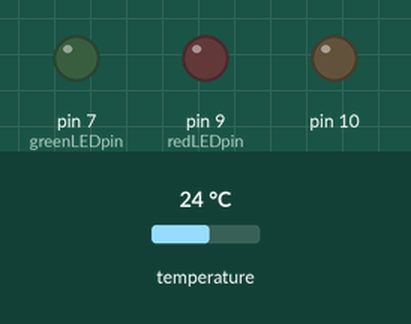
This sketch was run on a simulated Arduino Uno, built with avr-gcc and run on an emulated ATmega328P. Shown: output pins drawn as LEDs (lit = HIGH). Inputs (shaded band) come from the test bench; at power-on: temperature 24 °C. The local clock reads 2024-03-15 10:24:30 at power-on unless the sketch sets it; storage starts empty; what the sketch prints to the serial monitor is not drawn.

Above: at 0.4 s.
Timing chart, 0 to 76.6 s (numbered marks = the images above):
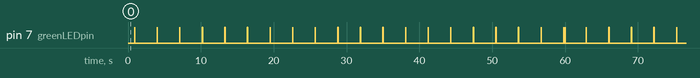

Measured:
- by itself, pin 7 (greenLEDpin): moves between LOW and HIGH, repeating every 58.9 s
- by itself, everything shown: repeats every 1.2 s, in 6 steps

The sketch:

Datalogger_oneWire.ino
```cpp
#include <SPI.h>
#include <SD.h>
#include <Wire.h>
#include "RTClib.h"
#include <OneWire.h>

//
// A simple data logger for OneWire temperature sensors.
// A remix of some examples and previous work.
// AS 06-2022
//

// Time settings
const unsigned long TICK = 100;               // system tick in ms
const unsigned long READ_INTERVAL = 2000;     // Time between sensor readings in ms
const unsigned long LOG_INTERVAL = 60000;     // ms between entries (reduce to take more/faster data)
const unsigned long SYNC_INTERVAL = 10 * LOG_INTERVAL;  // ms between calls to flush() to write data
const unsigned long LED_TIME = 2000;          // Warning before flush

#define ECHO_TO_SERIAL                        // echo data to serial port

// the digital pin that connect to the LED
const int redLEDpin = 9;
const int greenLEDpin = 7;

// define the Real Time Clock object
RTC_DS1307 RTC;

// for the data logging shield, we use digital pin 10 for the SD cs line
const int chipSelect = 10;

// the logging file
File logfile;

// OneWire temperature sensors
OneWire  ds(8);  // on pin 8 (a 4.7k pull-up resistor is necessary)
const int NUMBER_OF_SENSORS = 5;

static float sensor_output[NUMBER_OF_SENSORS][2] {}; // Accumulated sensor outputs and availability. global.
const byte ow_addresses[NUMBER_OF_SENSORS][8] {      // Sensor oneWire addresses, to be foud using the OneWire example sketch.
  {0x28, 0xFF, 0xD6, 0x37, 0x22, 0x17, 0x04, 0x7C }, // 28 FF D6 37 22 17 04 7C "brown".
  {0x28, 0xFF, 0x71, 0x0E, 0x85, 0x16, 0x05, 0xD3 }, // 28 FF 71 0E 85 16 05 D3 "red".
  {0x28, 0xFF, 0x3D, 0xE5, 0x84, 0x16, 0x05, 0x6D }, // 28 FF 3D E5 84 16 05 6D "yellow".
  {0x28, 0xFF, 0x50, 0xCD, 0x84, 0x16, 0x05, 0xFC }, // 28 FF 50 CD 84 16 05 FC "green".
  {0x28, 0xFF, 0xDB, 0x38, 0x22, 0x17, 0x04, 0x0A }, // 28 FF DB 38 22 17 04 0A "blue".

};

// debug sensors
// #define debug_temp               // DS18S20 routine debug messages

void error(char *str)
{
  Serial.print("error: ");
  Serial.println(str);

  // red LED indicates error
  digitalWrite(redLEDpin, HIGH);

  while (1);
}

void setup(void)
{
  Serial.begin(115200);
  Serial.println();

  // use debugging LEDs
  pinMode(redLEDpin, OUTPUT);
  pinMode(greenLEDpin, OUTPUT);

  // initialize the SD card
  Serial.print("Initializing SD card...");
  // make sure that the default chip select pin is set to
  // output, even if you don't use it:
  pinMode(10, OUTPUT);

  // see if the card is present and can be initialized:
  if (!SD.begin(chipSelect)) {
    error("Card failed, or not present");
  }
  Serial.println("card initialized.");

  // create a new file
  char filename[] = "LOGGER00.CSV";
  for (uint8_t i = 0; i < 100; i++) {
    filename[6] = i / 10 + '0';
    filename[7] = i % 10 + '0';
    if (! SD.exists(filename)) {
      // only open a new file if it doesn't exist
      logfile = SD.open(filename, FILE_WRITE);
      break;  // leave the loop!
    }
  }

  if (! logfile) {
    error("couldnt create file");
  }

  Serial.print("Logging to: ");
  Serial.println(filename);

  Serial.print("Read interval s:  ");
  Serial.println(READ_INTERVAL / 1000);

  Serial.print("Log interval s:   ");
  Serial.println(LOG_INTERVAL / 1000);

  Serial.print("Flush interval s: ");
  Serial.println(SYNC_INTERVAL / 1000);

  // connect to RTC
  Wire.begin();
  if (!RTC.begin()) {
    logfile.println("RTC failed");
#ifdef ECHO_TO_SERIAL
    Serial.println("RTC failed");
#endif  //ECHO_TO_SERIAL
  }


  logfile.println("datetime, brown, red, yellow, green, blue");
#ifdef ECHO_TO_SERIAL
  Serial.println("datetime, brown, red, yellow, green, blue");
#endif //ECHO_TO_SERIAL

}

void loop(void)
{

  read_DS_temperature();

  log_data();

  wait_tick();

}

void log_data(void) {

  static unsigned long lastLog = 0;
  static unsigned long lastFlush = 0;

  // switch red led on ahead of flushing, even if not logging. so LED_TIME can be < SYNC_INTERVAL
  if ((millis() - lastFlush) > (SYNC_INTERVAL - LED_TIME)) digitalWrite(redLEDpin, HIGH);

  if (millis() - lastLog < LOG_INTERVAL) return;
  lastLog = millis();

  DateTime now;

  // fetch the time
  now = RTC.now();
  // log time

  logfile.print(now.year(), DEC);
  logfile.print("/");
  logfile.print(now.month(), DEC);
  logfile.print("/");
  logfile.print(now.day(), DEC);
  logfile.print(" ");
  logfile.print(now.hour(), DEC);
  logfile.print(":");
  logfile.print(now.minute(), DEC);
  logfile.print(":");
  logfile.print(now.second(), DEC);
  logfile.print(",");

#ifdef ECHO_TO_SERIAL
  Serial.print(now.year(), DEC);
  Serial.print("/");
  Serial.print(now.month(), DEC);
  Serial.print("/");
  Serial.print(now.day(), DEC);
  Serial.print(" ");
  Serial.print(now.hour(), DEC);
  Serial.print(":");
  Serial.print(now.minute(), DEC);
  Serial.print(":");
  Serial.print(now.second(), DEC);
  Serial.print(",");
#endif //ECHO_TO_SERIAL

  for (int i = 0; i < (sizeof(ow_addresses) / (sizeof(byte) * 8)); i++) {
    float temperature = (float)sensor_output[i][0] / (float)sensor_output[i][1];
    sensor_output[i][0] = 0;
    sensor_output[i][1] = 0;

    logfile.print(temperature);
    logfile.print(",");
#ifdef ECHO_TO_SERIAL
    Serial.print(temperature);
    Serial.print(",");
#endif
  }

  logfile.println();
#ifdef ECHO_TO_SERIAL
  Serial.println();
#endif // ECHO_TO_SERIAL

  // Now we write data to disk! Don't sync too often - requires 2048 bytes of I/O to SD card
  // which uses a bunch of power and takes time

  if ((millis() - lastFlush) < SYNC_INTERVAL) return;
  lastFlush = millis();

  logfile.flush();

#ifdef ECHO_TO_SERIAL
  Serial.println("Flush!");
#endif

  digitalWrite(redLEDpin, LOW); // Rode led weer uit.

}

void wait_tick(void) {
  // Wait up to TICK ms in this idle & load measurement routine
  static unsigned long start_time;   // ms. Start time of last system tick
  digitalWrite(greenLEDpin, LOW);
  while (millis() - start_time  < TICK) { // https://arduino.stackexchange.com/questions/12587/how-can-i-handle-the-millis-rollover
    delay(1); // Do nosePicking();
  }
  digitalWrite(greenLEDpin, HIGH);
  start_time = millis();
}
```

read_DS.ino
```cpp
void read_DS_temperature(void) {
  static long last_action;    // Time of last action in ms
  byte data[12], type_s, error;
  float temperature;

  enum states { // States of the DS read state machine
    ds_start,
    ds_read,
    ds_pause,
  };

  static int state = ds_start;

  switch (state) {

    case ds_start: {
        ds.reset();
        ds.write(0xCC, 1);  // Skip ROM address, address all chips
        ds.write(0x44, 1);  // start conversion
        state = ds_read;
        last_action = millis();

      } break;

    case ds_read: { // read all sensors
        if ((millis() - last_action) < 800) break; // continue only after 800 ms

        for (int i = 0; i < (sizeof(ow_addresses) / (sizeof(byte) * 8)); i++) {

#ifdef debug_temp
          Serial.print("Sensor number: ");
          Serial.println(i);
#endif
          ds.reset();

          ds.select(ow_addresses[i]);

          ds.write(0xBE);         // Write: "Read Scratchpad"

          error = 1;

          for (int j = 0; j < 9; j++) {          // we need 9 bytes
            data[j] = ds.read();
#ifdef debug_temp
            Serial.print(data[j], HEX);
            Serial.print(" ");
#endif

            if (data[j] != 0xFF) error = 0; // If there is some data we assume the sensor is there.
          }

          switch (ow_addresses[i][0]) {
            case 0x10:
#ifdef debug_temp
              Serial.println("  Chip = DS18S20");  // or old DS1820
#endif
              type_s = 1;
              break;
            case 0x28:
#ifdef debug_temp
              Serial.println("  Chip = DS18B20");
#endif
              type_s = 0;
              break;
            case 0x22:
#ifdef debug_temp
              Serial.println("  Chip = DS1822");
#endif
              type_s = 0;
              break;
            default: {
#ifdef debug_temp
                Serial.println("Device is not a DS18x20 family device.");
#endif
              }
          }

          int16_t raw = (data[1] << 8) | data[0];
          if (type_s) {
            raw = raw << 3; // 9 bit resolution default
            if (data[7] == 0x10) {
              // "count remain" gives full 12 bit resolution
              raw = (raw & 0xFFF0) + 12 - data[6];
            }
          } else {
            byte cfg = (data[4] & 0x60);
            // at lower res, the low bits are undefined, so let's zero them
            if (cfg == 0x00) raw = raw & ~7;  // 9 bit resolution, 93.75 ms
            else if (cfg == 0x20) raw = raw & ~3; // 10 bit res, 187.5 ms
            else if (cfg == 0x40) raw = raw & ~1; // 11 bit res, 375 ms
            //// default is 12 bit resolution, 750 ms conversion time
          }
          temperature = (float)raw / 16.00;

#ifdef debug_temp
          Serial.print("Temperature: ");
          Serial.print(temperature);
          Serial.print(" average ");
          Serial.print((float)sensor_output[i][0] / (float)sensor_output[i][1]);
          Serial.println(" Celsius, ");
          Serial.println (" - - - ");
#endif

          if (error == 0) {
            sensor_output[i][0] += temperature;
            sensor_output[i][1]++;
          }
        }

        last_action = millis();
        state = ds_pause;

      }

    case ds_pause: {
        if ((millis() - last_action) < READ_INTERVAL) break; // continue only after read_interval ms
#ifdef debug_temp
        Serial.println (" - - leave pause - -");
#endif
        state = ds_start;
      } break;
  }
}
```
